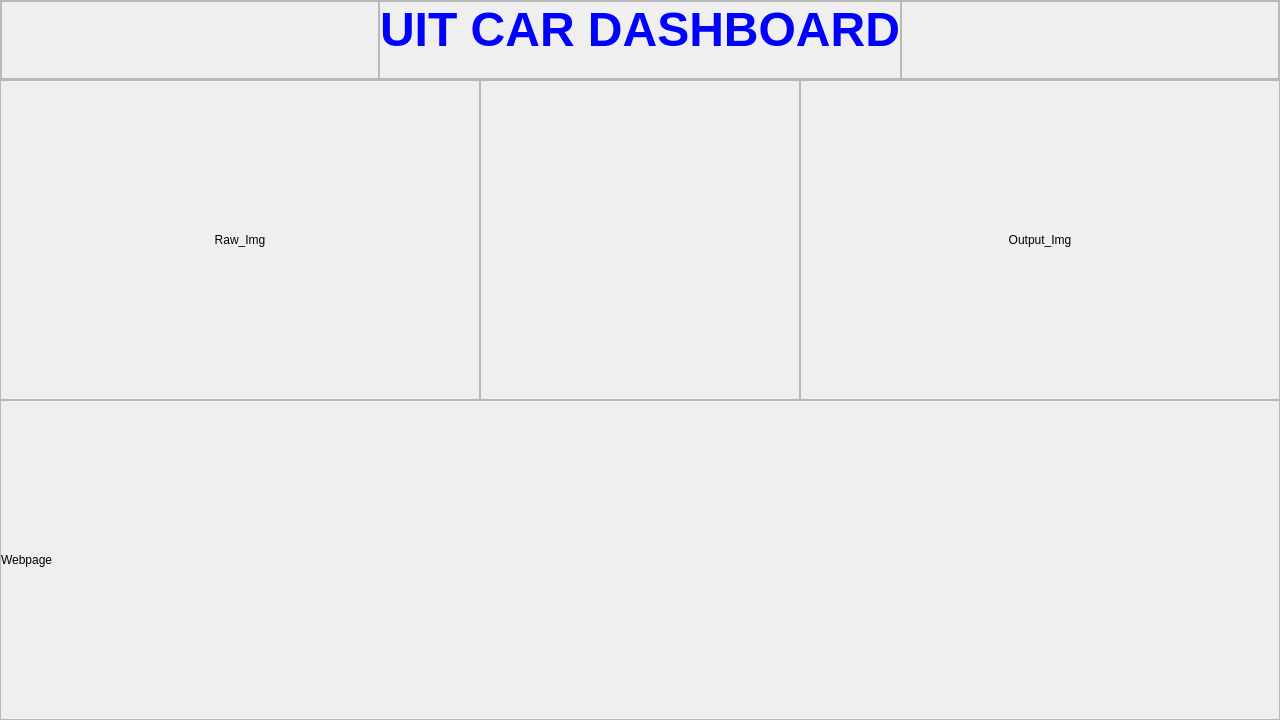
<?xml version="1.0" encoding="UTF-8"?>
<ui version="4.0">
 <class>MainWindow</class>
 <widget class="QMainWindow" name="MainWindow">
  <property name="geometry">
   <rect>
    <x>0</x>
    <y>0</y>
    <width>1280</width>
    <height>720</height>
   </rect>
  </property>
  <property name="windowTitle">
   <string>UIT Car Dashboard</string>
  </property>
  <property name="windowIcon">
   <iconset>
    <normaloff>images/Logo_UIT.png</normaloff>images/Logo_UIT.png</iconset>
  </property>
  <widget class="QWidget" name="centralwidget">
   <property name="sizePolicy">
    <sizepolicy hsizetype="Fixed" vsizetype="Fixed">
     <horstretch>0</horstretch>
     <verstretch>0</verstretch>
    </sizepolicy>
   </property>
   <property name="minimumSize">
    <size>
     <width>1280</width>
     <height>720</height>
    </size>
   </property>
   <widget class="QFrame" name="Header_Frame">
    <property name="geometry">
     <rect>
      <x>0</x>
      <y>0</y>
      <width>1280</width>
      <height>80</height>
     </rect>
    </property>
    <property name="sizePolicy">
     <sizepolicy hsizetype="Preferred" vsizetype="Preferred">
      <horstretch>0</horstretch>
      <verstretch>0</verstretch>
     </sizepolicy>
    </property>
    <property name="frameShape">
     <enum>QFrame::StyledPanel</enum>
    </property>
    <property name="frameShadow">
     <enum>QFrame::Raised</enum>
    </property>
    <property name="lineWidth">
     <number>0</number>
    </property>
    <layout class="QHBoxLayout" name="Header_Frame_Layout">
     <property name="spacing">
      <number>0</number>
     </property>
     <property name="leftMargin">
      <number>0</number>
     </property>
     <property name="topMargin">
      <number>0</number>
     </property>
     <property name="rightMargin">
      <number>0</number>
     </property>
     <property name="bottomMargin">
      <number>0</number>
     </property>
     <item>
      <widget class="QFrame" name="Header_Left">
       <property name="enabled">
        <bool>true</bool>
       </property>
       <property name="sizePolicy">
        <sizepolicy hsizetype="Preferred" vsizetype="Preferred">
         <horstretch>0</horstretch>
         <verstretch>0</verstretch>
        </sizepolicy>
       </property>
       <property name="frameShape">
        <enum>QFrame::StyledPanel</enum>
       </property>
       <property name="frameShadow">
        <enum>QFrame::Raised</enum>
       </property>
       <property name="lineWidth">
        <number>0</number>
       </property>
       <layout class="QVBoxLayout" name="Header_Left_Layout">
        <property name="spacing">
         <number>0</number>
        </property>
        <property name="leftMargin">
         <number>0</number>
        </property>
        <property name="topMargin">
         <number>0</number>
        </property>
        <property name="rightMargin">
         <number>0</number>
        </property>
        <property name="bottomMargin">
         <number>0</number>
        </property>
        <item>
         <widget class="QLabel" name="lb_Left_Signal">
          <property name="lineWidth">
           <number>0</number>
          </property>
          <property name="text">
           <string/>
          </property>
          <property name="pixmap">
           <pixmap>images/left_arrow_small.png</pixmap>
          </property>
          <property name="alignment">
           <set>Qt::AlignLeading|Qt::AlignLeft|Qt::AlignTop</set>
          </property>
         </widget>
        </item>
       </layout>
      </widget>
     </item>
     <item>
      <widget class="QFrame" name="Header_Title">
       <property name="sizePolicy">
        <sizepolicy hsizetype="Fixed" vsizetype="Preferred">
         <horstretch>0</horstretch>
         <verstretch>0</verstretch>
        </sizepolicy>
       </property>
       <property name="frameShape">
        <enum>QFrame::StyledPanel</enum>
       </property>
       <property name="frameShadow">
        <enum>QFrame::Raised</enum>
       </property>
       <property name="lineWidth">
        <number>0</number>
       </property>
       <layout class="QVBoxLayout" name="Header_Title_Layout">
        <property name="spacing">
         <number>0</number>
        </property>
        <property name="leftMargin">
         <number>0</number>
        </property>
        <property name="topMargin">
         <number>0</number>
        </property>
        <property name="rightMargin">
         <number>0</number>
        </property>
        <property name="bottomMargin">
         <number>0</number>
        </property>
        <item>
         <widget class="QLabel" name="lb_Title">
          <property name="lineWidth">
           <number>0</number>
          </property>
          <property name="text">
           <string>&lt;html&gt;&lt;head/&gt;&lt;body&gt;&lt;p&gt;&lt;span style=&quot; font-size:36pt; font-weight:600; color:#0000ff;&quot;&gt;UIT CAR DASHBOARD&lt;/span&gt;&lt;/p&gt;&lt;/body&gt;&lt;/html&gt;</string>
          </property>
          <property name="alignment">
           <set>Qt::AlignHCenter|Qt::AlignTop</set>
          </property>
         </widget>
        </item>
       </layout>
      </widget>
     </item>
     <item>
      <widget class="QFrame" name="Header_Right">
       <property name="sizePolicy">
        <sizepolicy hsizetype="Preferred" vsizetype="Preferred">
         <horstretch>0</horstretch>
         <verstretch>0</verstretch>
        </sizepolicy>
       </property>
       <property name="frameShape">
        <enum>QFrame::StyledPanel</enum>
       </property>
       <property name="frameShadow">
        <enum>QFrame::Raised</enum>
       </property>
       <property name="lineWidth">
        <number>0</number>
       </property>
       <layout class="QVBoxLayout" name="Header_Right_Layout">
        <property name="spacing">
         <number>0</number>
        </property>
        <property name="leftMargin">
         <number>0</number>
        </property>
        <property name="topMargin">
         <number>0</number>
        </property>
        <property name="rightMargin">
         <number>0</number>
        </property>
        <property name="bottomMargin">
         <number>0</number>
        </property>
        <item>
         <widget class="QLabel" name="lb_Right_Signal">
          <property name="lineWidth">
           <number>0</number>
          </property>
          <property name="text">
           <string/>
          </property>
          <property name="pixmap">
           <pixmap>images/right_arrow_small.png</pixmap>
          </property>
          <property name="alignment">
           <set>Qt::AlignRight|Qt::AlignTop|Qt::AlignTrailing</set>
          </property>
         </widget>
        </item>
       </layout>
      </widget>
     </item>
    </layout>
   </widget>
   <widget class="QFrame" name="WebviewFrame">
    <property name="geometry">
     <rect>
      <x>0</x>
      <y>400</y>
      <width>1280</width>
      <height>320</height>
     </rect>
    </property>
    <property name="sizePolicy">
     <sizepolicy hsizetype="Preferred" vsizetype="Preferred">
      <horstretch>0</horstretch>
      <verstretch>0</verstretch>
     </sizepolicy>
    </property>
    <property name="frameShape">
     <enum>QFrame::StyledPanel</enum>
    </property>
    <property name="frameShadow">
     <enum>QFrame::Raised</enum>
    </property>
    <property name="lineWidth">
     <number>0</number>
    </property>
    <layout class="QVBoxLayout" name="Webview_Layout">
     <property name="spacing">
      <number>0</number>
     </property>
     <property name="leftMargin">
      <number>0</number>
     </property>
     <property name="topMargin">
      <number>0</number>
     </property>
     <property name="rightMargin">
      <number>0</number>
     </property>
     <property name="bottomMargin">
      <number>0</number>
     </property>
     <item>
      <widget class="QWidget" name="WebViewContainer" native="true">
       <layout class="QVBoxLayout" name="verticalLayout_2">
        <property name="spacing">
         <number>0</number>
        </property>
        <property name="leftMargin">
         <number>0</number>
        </property>
        <property name="topMargin">
         <number>0</number>
        </property>
        <property name="rightMargin">
         <number>0</number>
        </property>
        <property name="bottomMargin">
         <number>0</number>
        </property>
        <item alignment="Qt::AlignLeft|Qt::AlignVCenter">
         <widget class="QLabel" name="lb_Web">
          <property name="text">
           <string>Webpage</string>
          </property>
         </widget>
        </item>
       </layout>
      </widget>
     </item>
    </layout>
   </widget>
   <widget class="QFrame" name="BodyFrame">
    <property name="geometry">
     <rect>
      <x>0</x>
      <y>80</y>
      <width>1280</width>
      <height>320</height>
     </rect>
    </property>
    <property name="sizePolicy">
     <sizepolicy hsizetype="Preferred" vsizetype="Preferred">
      <horstretch>0</horstretch>
      <verstretch>0</verstretch>
     </sizepolicy>
    </property>
    <property name="frameShape">
     <enum>QFrame::StyledPanel</enum>
    </property>
    <property name="frameShadow">
     <enum>QFrame::Raised</enum>
    </property>
    <property name="lineWidth">
     <number>0</number>
    </property>
    <widget class="QFrame" name="Body_Left_Frame">
     <property name="geometry">
      <rect>
       <x>0</x>
       <y>0</y>
       <width>480</width>
       <height>320</height>
      </rect>
     </property>
     <property name="frameShape">
      <enum>QFrame::StyledPanel</enum>
     </property>
     <property name="frameShadow">
      <enum>QFrame::Raised</enum>
     </property>
     <property name="lineWidth">
      <number>0</number>
     </property>
     <layout class="QVBoxLayout" name="verticalLayout_3">
      <property name="spacing">
       <number>0</number>
      </property>
      <property name="leftMargin">
       <number>0</number>
      </property>
      <property name="topMargin">
       <number>0</number>
      </property>
      <property name="rightMargin">
       <number>0</number>
      </property>
      <property name="bottomMargin">
       <number>0</number>
      </property>
      <item>
       <widget class="QLabel" name="lb_Raw_Img">
        <property name="lineWidth">
         <number>0</number>
        </property>
        <property name="text">
         <string>Raw_Img</string>
        </property>
        <property name="alignment">
         <set>Qt::AlignCenter</set>
        </property>
       </widget>
      </item>
     </layout>
    </widget>
    <widget class="QFrame" name="Body_Center_Frame">
     <property name="geometry">
      <rect>
       <x>480</x>
       <y>0</y>
       <width>320</width>
       <height>320</height>
      </rect>
     </property>
     <property name="frameShape">
      <enum>QFrame::StyledPanel</enum>
     </property>
     <property name="frameShadow">
      <enum>QFrame::Raised</enum>
     </property>
     <property name="lineWidth">
      <number>0</number>
     </property>
     <layout class="QGridLayout" name="gridLayout">
      <property name="leftMargin">
       <number>0</number>
      </property>
      <property name="topMargin">
       <number>0</number>
      </property>
      <property name="rightMargin">
       <number>0</number>
      </property>
      <property name="bottomMargin">
       <number>0</number>
      </property>
      <property name="spacing">
       <number>0</number>
      </property>
      <item row="0" column="0">
       <widget class="AnalogGaugeWidget" name="Analog_Gauge_Speed" native="true"/>
      </item>
     </layout>
    </widget>
    <widget class="QFrame" name="Body_Right_Frame">
     <property name="geometry">
      <rect>
       <x>800</x>
       <y>0</y>
       <width>480</width>
       <height>320</height>
      </rect>
     </property>
     <property name="frameShape">
      <enum>QFrame::StyledPanel</enum>
     </property>
     <property name="frameShadow">
      <enum>QFrame::Raised</enum>
     </property>
     <property name="lineWidth">
      <number>0</number>
     </property>
     <layout class="QVBoxLayout" name="verticalLayout">
      <property name="spacing">
       <number>0</number>
      </property>
      <property name="leftMargin">
       <number>0</number>
      </property>
      <property name="topMargin">
       <number>0</number>
      </property>
      <property name="rightMargin">
       <number>0</number>
      </property>
      <property name="bottomMargin">
       <number>0</number>
      </property>
      <item>
       <widget class="QLabel" name="lb_Output_Img">
        <property name="lineWidth">
         <number>0</number>
        </property>
        <property name="text">
         <string>Output_Img</string>
        </property>
        <property name="alignment">
         <set>Qt::AlignCenter</set>
        </property>
       </widget>
      </item>
     </layout>
    </widget>
   </widget>
  </widget>
 </widget>
 <customwidgets>
  <customwidget>
   <class>AnalogGaugeWidget</class>
   <extends>QWidget</extends>
   <header location="global">AnalogGaugeWidget.h</header>
   <container>1</container>
  </customwidget>
 </customwidgets>
 <resources/>
 <connections/>
</ui>
